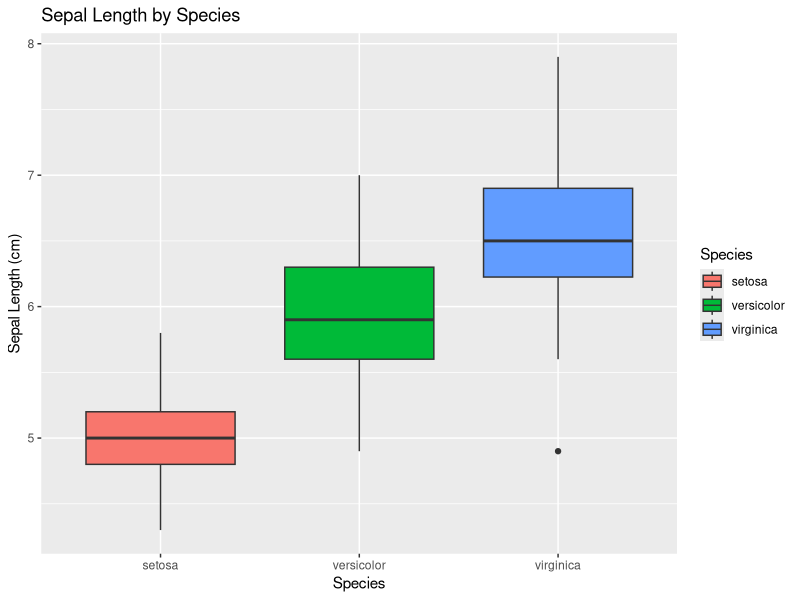
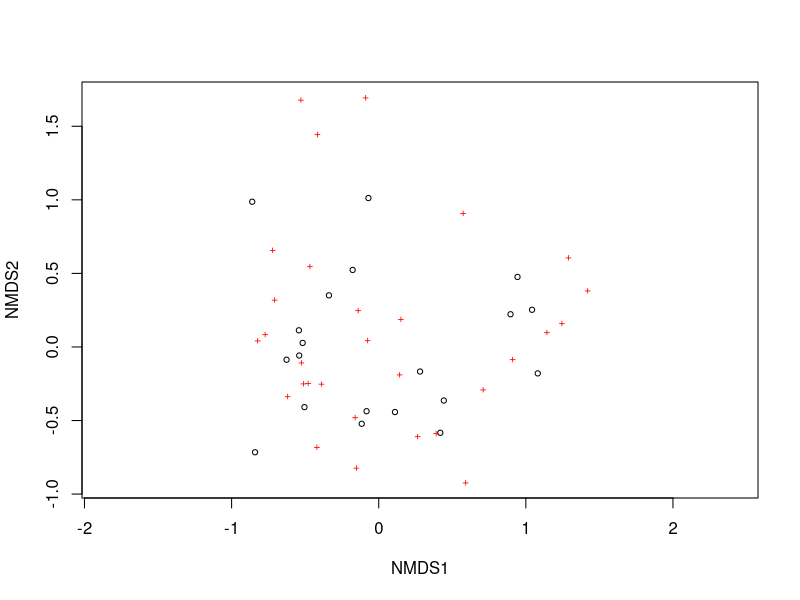

These figures' R source, in order:
## ---- chunk 1
# Install packages from CRAN
install.packages("tidyverse")   # collection for data manipulation and visualization
install.packages("vegan")       # ecological and multivariate analysis
install.packages("readr")       # fast data import
install.packages("sf")          # spatial data

# Load packages
library(tidyverse)
library(vegan)
library(readr)
library(sf)
## ---- chunk 2
# Load iris as tibble
tibble_iris <- as_tibble(iris)

# Compute mean petal length by species
tibble_iris %>%
  group_by(Species) %>%
  summarise(mean_petal = mean(Petal.Length), sd_petal = sd(Petal.Length))

# Plot distribution of Sepal.Length
ggplot(tibble_iris, aes(x = Species, y = Sepal.Length, fill = Species)) +
  geom_boxplot() +
  labs(title = "Sepal Length by Species", y = "Sepal Length (cm)")
## ---- chunk 3
# Load dune dataset from vegan
data(dune)
data(dune.env)

# Compute Shannon diversity for each site
diversities <- diversity(dune)
diversities

# Run NMDS ordination
nmds <- metaMDS(dune)
plot(nmds)
